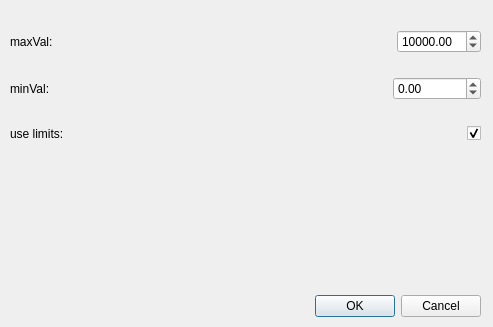
<?xml version="1.0" encoding="UTF-8"?>
<ui version="4.0">
 <class>GeneralSettings</class>
 <widget class="QDialog" name="GeneralSettings">
  <property name="geometry">
   <rect>
    <x>0</x>
    <y>0</y>
    <width>493</width>
    <height>327</height>
   </rect>
  </property>
  <property name="windowTitle">
   <string>Dialog</string>
  </property>
  <widget class="QDialogButtonBox" name="buttonBox">
   <property name="geometry">
    <rect>
     <x>10</x>
     <y>290</y>
     <width>471</width>
     <height>32</height>
    </rect>
   </property>
   <property name="orientation">
    <enum>Qt::Horizontal</enum>
   </property>
   <property name="standardButtons">
    <set>QDialogButtonBox::Cancel|QDialogButtonBox::Ok</set>
   </property>
  </widget>
  <widget class="QWidget" name="layoutWidget">
   <property name="geometry">
    <rect>
     <x>10</x>
     <y>12</y>
     <width>471</width>
     <height>151</height>
    </rect>
   </property>
   <layout class="QVBoxLayout" name="verticalLayout">
    <item>
     <layout class="QHBoxLayout" name="horizontalLayout">
      <item>
       <widget class="QLabel" name="label">
        <property name="toolTip">
         <string>&lt;html&gt;&lt;head/&gt;&lt;body&gt;&lt;p&gt;Sensor values &amp;gt; maxVal will  not be displayed in the absolute graph. Also a sensor failure will be triggered.&lt;/p&gt;&lt;/body&gt;&lt;/html&gt;</string>
        </property>
        <property name="text">
         <string>maxVal:</string>
        </property>
       </widget>
      </item>
      <item>
       <spacer name="horizontalSpacer">
        <property name="orientation">
         <enum>Qt::Horizontal</enum>
        </property>
        <property name="sizeHint" stdset="0">
         <size>
          <width>40</width>
          <height>20</height>
         </size>
        </property>
       </spacer>
      </item>
      <item>
       <widget class="QDoubleSpinBox" name="maxValSpinBox">
        <property name="maximum">
         <double>1000000000.000000000000000</double>
        </property>
        <property name="value">
         <double>10000.000000000000000</double>
        </property>
       </widget>
      </item>
     </layout>
    </item>
    <item>
     <layout class="QHBoxLayout" name="horizontalLayout_3">
      <item>
       <widget class="QLabel" name="label_3">
        <property name="toolTip">
         <string>&lt;html&gt;&lt;head/&gt;&lt;body&gt;&lt;p&gt;Sensor values &amp;lt; minVal will not be displayed in the absolute graph. Also a sensor value will be triggered.&lt;/p&gt;&lt;/body&gt;&lt;/html&gt;</string>
        </property>
        <property name="text">
         <string>minVal:</string>
        </property>
       </widget>
      </item>
      <item>
       <spacer name="horizontalSpacer_3">
        <property name="orientation">
         <enum>Qt::Horizontal</enum>
        </property>
        <property name="sizeHint" stdset="0">
         <size>
          <width>40</width>
          <height>20</height>
         </size>
        </property>
       </spacer>
      </item>
      <item>
       <widget class="QDoubleSpinBox" name="minValSpinBox">
        <property name="minimum">
         <double>-200000.000000000000000</double>
        </property>
        <property name="maximum">
         <double>2000000.000000000000000</double>
        </property>
        <property name="value">
         <double>0.000000000000000</double>
        </property>
       </widget>
      </item>
     </layout>
    </item>
    <item>
     <layout class="QHBoxLayout" name="horizontalLayout_4">
      <item>
       <widget class="QLabel" name="label_4">
        <property name="toolTip">
         <string>&lt;html&gt;&lt;head/&gt;&lt;body&gt;&lt;p&gt;Ignore maxVal and minVal if unchecked.&lt;/p&gt;&lt;/body&gt;&lt;/html&gt;</string>
        </property>
        <property name="text">
         <string>use limits:</string>
        </property>
       </widget>
      </item>
      <item>
       <spacer name="horizontalSpacer_4">
        <property name="orientation">
         <enum>Qt::Horizontal</enum>
        </property>
        <property name="sizeHint" stdset="0">
         <size>
          <width>40</width>
          <height>20</height>
         </size>
        </property>
       </spacer>
      </item>
      <item>
       <widget class="QCheckBox" name="useLimitsCheckBox">
        <property name="text">
         <string/>
        </property>
        <property name="checked">
         <bool>true</bool>
        </property>
       </widget>
      </item>
     </layout>
    </item>
   </layout>
  </widget>
 </widget>
 <resources/>
 <connections>
  <connection>
   <sender>buttonBox</sender>
   <signal>accepted()</signal>
   <receiver>GeneralSettings</receiver>
   <slot>accept()</slot>
   <hints>
    <hint type="sourcelabel">
     <x>248</x>
     <y>254</y>
    </hint>
    <hint type="destinationlabel">
     <x>157</x>
     <y>274</y>
    </hint>
   </hints>
  </connection>
  <connection>
   <sender>buttonBox</sender>
   <signal>rejected()</signal>
   <receiver>GeneralSettings</receiver>
   <slot>reject()</slot>
   <hints>
    <hint type="sourcelabel">
     <x>316</x>
     <y>260</y>
    </hint>
    <hint type="destinationlabel">
     <x>286</x>
     <y>274</y>
    </hint>
   </hints>
  </connection>
 </connections>
</ui>
